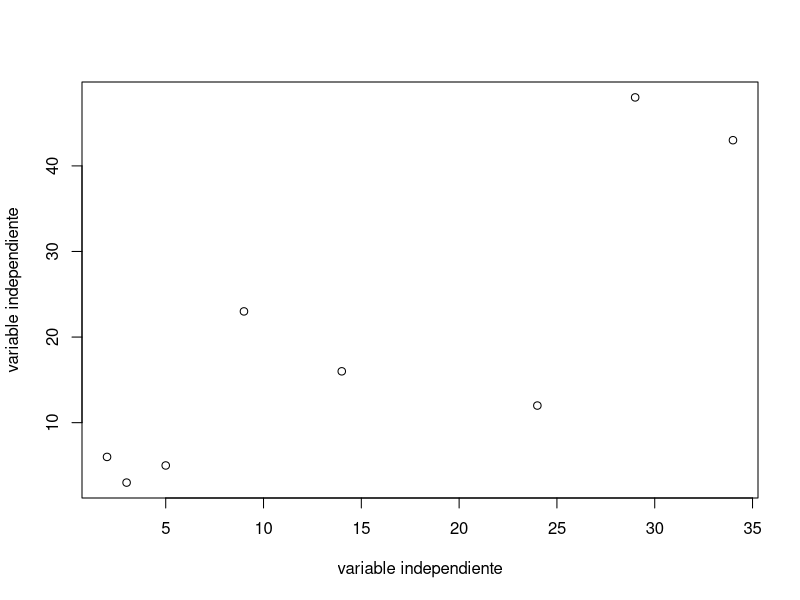

This chart was generated by the following R code:
# Clase
# 28/04/2022
# JGB
# ex


#Ejercicio 1--------------------------------------------------------------------

Speed <- c(2, 3, 5, 9, 14, 24, 29, 34)
Abundance <- c(6, 3, 5, 23, 16, 12, 48, 43)

plot(Speed, Abundance, xlab = "variable independiente", ylab = "variable independiente")

cor.test(Speed, Abundance)

# Cooreacion= 0.8441408
# El valor de p= 0.008393
# Hipotesis alternativa
# Grados de libertad= 6
# El valor de T es 3.8568 
#95 percent confidence interval: 0.3442317 0.9711386

# H0 <- No existe una correlación entre la velocidad del arroyo y la abundancia de
# efímeras.
# H1 <- Existe una correlación positiva entre la velocidad de los arroyos y la abundancia
# de efímeras (Ecdyonurus dispar).



#Ejercicio 2--------------------------------------------------------------------

suelo <- read.csv("suelo.csv")

cor.test(suelo$pH, suelo$N)
#El valor de p es 1.149e-06
#El valor de r es 0.636654

cor.test(suelo$pH, suelo$Dens)
#El valor de p es 1.062e-05
#El valor de r es -0.5890264

cor.test(suelo$pH, suelo$P)
#El valor de p es 9.74e-06
#El valor de r es 0.5910303 

cor.test(suelo$pH, suelo$Ca)
#El valor de p es 3.614e-12
#El valor de r es 0.8086293

cor.test(suelo$pH, suelo$Mg)
#El valor de p es 0.005361
#El valor de r es -0.3957821 

cor.test(suelo$pH, suelo$K)
#El valor de p es 1.585e-05
#El valor de r es 0.5795727

cor.test(suelo$pH, suelo$Na)
#El valor de p es 4.724e-08
#El valor de r es -0.6932614

cor.test(suelo$pH, suelo$Conduc)
#El valor de p es 2.484e-10
#El valor de r es -0.7648104 